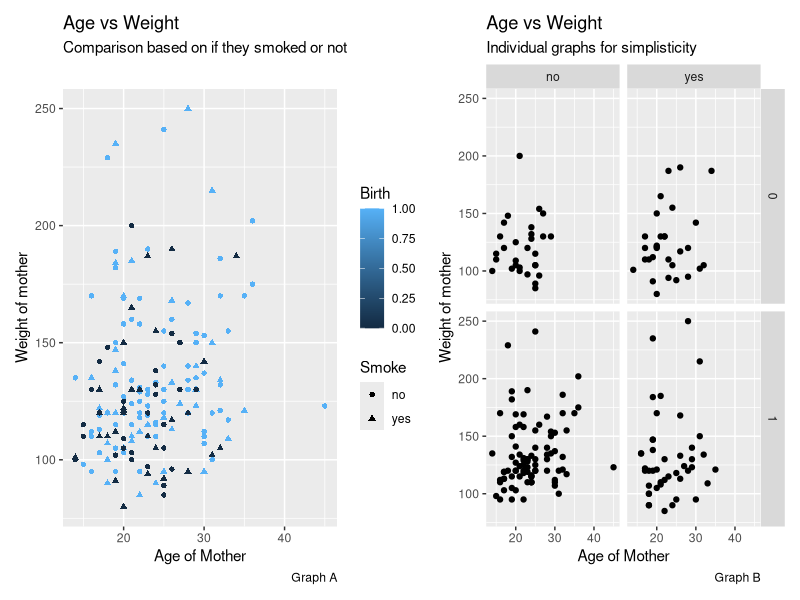
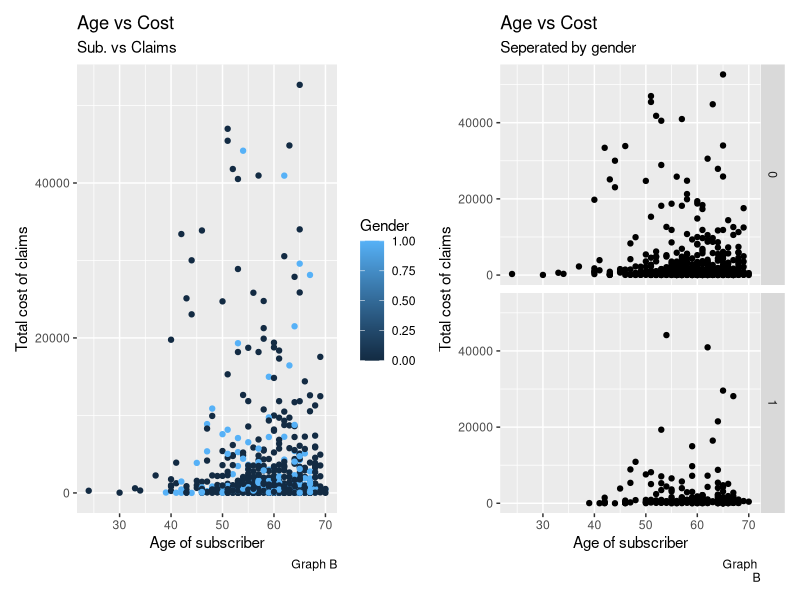
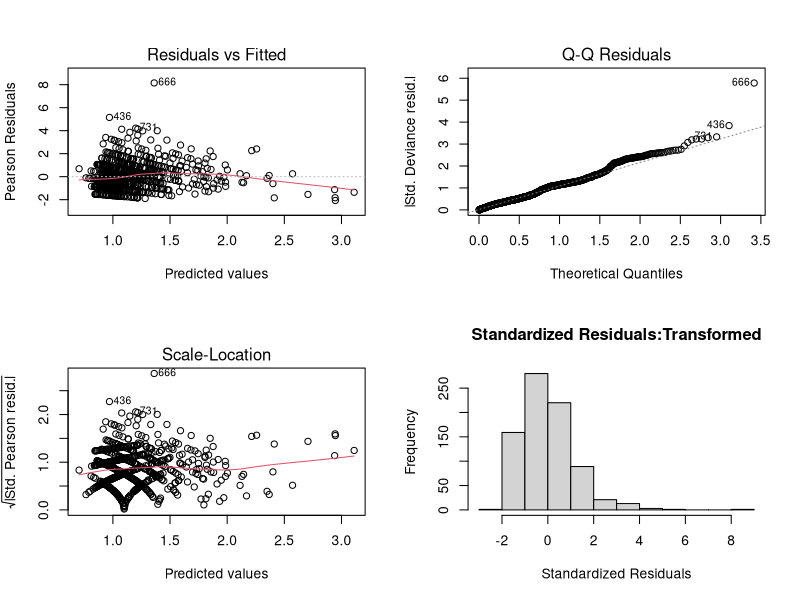
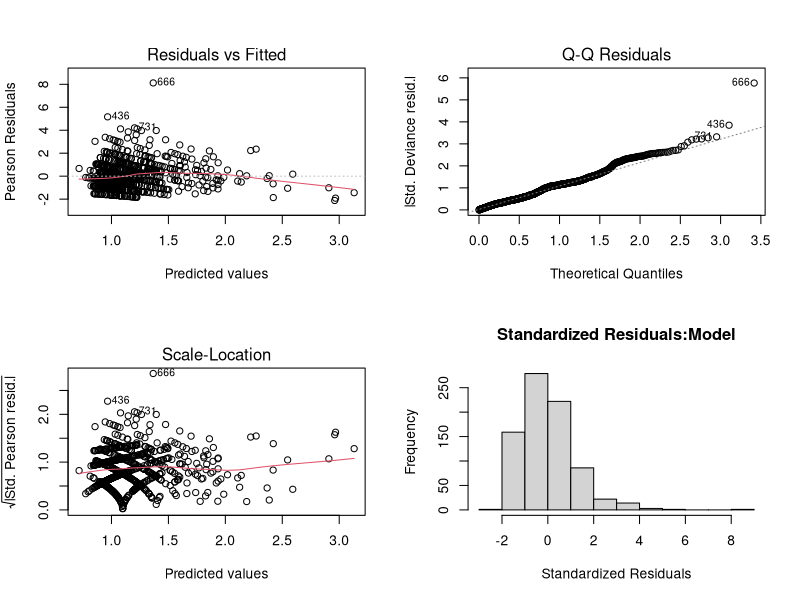
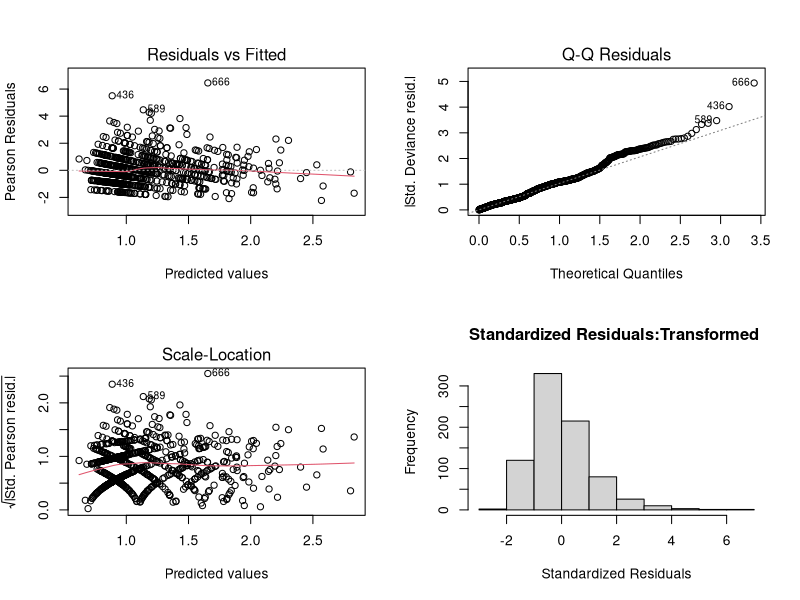
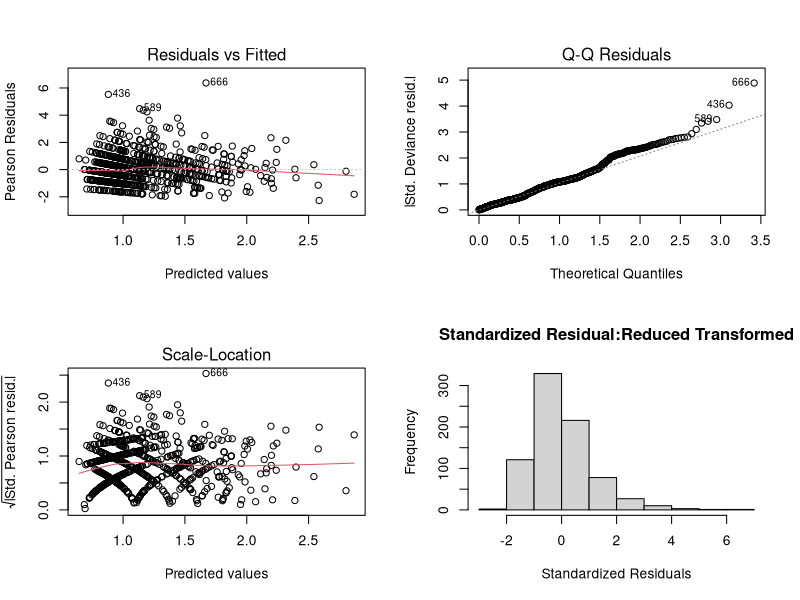

Recreate these plots in R, in order.
## ---- chunk 1
#cuttingoffcode
library(knitr)
opts_chunk$set(tidy.opts=list(width.cutoff=70),tidy=TRUE)
## ---- chunk 2
#library & importing data
library(readxl)
library(tidyverse)
library(patchwork)
library(MASS)
baby <- read_excel("baby.xls")
## ---- chunk 3
summary(baby)
## ---- chunk 4
#analysis for question 1
p = baby %>%
  ggplot()+
  geom_point(mapping = aes(x = age,y = weight,color = birth,shape = smoke))+
  labs(title = "Age vs Weight",subtitle = "Comparison based on if they smoked or not",x = "Age of Mother",y = "Weight of mother",color = "Birth",caption = "Graph A",shape = "Smoke")

b = baby %>%
  ggplot(aes(age, weight)) + 
  geom_point()+
  facet_grid(vars(birth),vars(smoke))+
  labs(title = "Age vs Weight",subtitle = "Individual graphs for simplisticity",x = "Age of Mother",y = "Weight of mother",caption = "Graph B")

p + b
## ---- chunk 5
z = glm(birth~age+weight+factor(smoke)+factor(pre)+factor(hyp)+visits,data=baby,family="binomial")
summary(z)
## ---- chunk 6
x = glm(birth~age+weight+factor(smoke)+factor(pre)+factor(hyp)+visits+age:weight+weight:factor(pre)+weight:factor(hyp),data=baby,family="binomial")
summary(x)
## ---- chunk 7
fit_full=glm(birth~age+weight+factor(smoke)+factor(pre)+factor(hyp)+visits+age:weight+weight:factor(pre)+weight:factor(hyp),data=baby,family="binomial")
fit_reduced=glm(birth~age+weight+factor(smoke)+factor(pre)+factor(hyp)+visits,data=baby,family="binomial")
G2=fit_reduced$deviance-fit_full$deviance
1-pchisq(G2,df=3)
## ---- chunk 8
fit_full=glm(birth~age+weight+factor(smoke)+factor(pre)+factor(hyp)+visits,data=baby,family="binomial")
fit_reduced=glm(birth~age+weight+factor(smoke)+factor(pre)+factor(hyp),data=baby,family="binomial")
G2=fit_reduced$deviance-fit_full$deviance
1-pchisq(G2,df=1)
## ---- chunk 9
step.model <- stepAIC(x, direction = "both", trace = FALSE)
summary(step.model)
## ---- chunk 10
final= glm(formula = birth ~ age + weight + factor(smoke) + factor(pre) + factor(hyp), family = "binomial", data = baby)

summary(final)
## ---- chunk 11
test <- data.frame(
  baby[1:189,1:6]
)
prediction = predict(final,test,type = "response")
lol = ifelse(prediction > .5,1,0)
cbind(prediction,lol,baby$birth)
cool = lol == baby$birth
length(cool[cool==TRUE])
## ---- chunk 12
#Question 2
ischemic <- read_excel("ischemic.xlsx")
## ---- chunk 13

summary(ischemic)

a = ischemic %>%
  ggplot()+
  geom_point(mapping = aes(x = age,y = cost,color = gender))+
  labs(title = "Age vs Cost",subtitle = "Sub. vs Claims",x = "Age of subscriber",y = "Total cost of claims",color = 
         "Gender",caption = "Graph B",shape = "Smoke")

b = ischemic %>%
  ggplot(aes(age, cost)) + 
  geom_point()+
  facet_grid(vars(gender))+
  labs(title = "Age vs Cost",subtitle = "Seperated by gender",x = "Age of subscriber",y = "Total cost of claims",caption = "Graph 
       B")

a+b

## ---- chunk 14

fit_full = glm(visits ~  cost + age + gender + inter + drugs + complications + comorbidities + duration, data = ischemic, family = poisson)

fit_reduced1=glm(visits ~  age + gender + inter + drugs + complications + comorbidities + duration, data = ischemic, family = poisson)

G2=fit_reduced1$deviance-fit_full$deviance #df=1

1-pchisq(G2,df=1) #keep cost

fit_reduced2=glm(visits ~  cost + gender + inter + drugs + complications + comorbidities + duration, data = ischemic, family = poisson)

G2=fit_reduced2$deviance-fit_full$deviance #df=1

1-pchisq(G2,df=1) #keep age

fit_reduced3=glm(visits ~  cost + age + inter + drugs + complications + comorbidities + duration, data = ischemic, family = poisson)

G2=fit_reduced3$deviance-fit_full$deviance #df=1

1-pchisq(G2,df=1) #keep gender

fit_reduced4=glm(visits ~  cost + age + gender + drugs + complications + comorbidities + duration, data = ischemic, family = poisson)

G2=fit_reduced4$deviance-fit_full$deviance #df=1

1-pchisq(G2,df=1) #keep inter

fit_reduced5=glm(visits ~  cost + age + gender + inter + complications + comorbidities + duration, data = ischemic, family = poisson)

G2=fit_reduced5$deviance-fit_full$deviance #df=1

1-pchisq(G2,df=1) #keep drugs

fit_reduced6=glm(visits ~  cost + age + gender + inter + drugs + comorbidities + duration, data = ischemic, family = poisson)

G2=fit_reduced6$deviance-fit_full$deviance #df=1

1-pchisq(G2,df=1) #drop complications

fit_reduced7=glm(visits ~  cost + age + gender + inter + drugs + complications + duration, data = ischemic, family = poisson)

G2=fit_reduced7$deviance-fit_full$deviance #df=1

1-pchisq(G2,df=1) #drop comorbidities

fit_reduced8=glm(visits ~  cost + age + gender + inter + drugs + complications + comorbidities, data = ischemic, family = poisson)

G2=fit_reduced8$deviance-fit_full$deviance #df=1

1-pchisq(G2,df=1) #keep duration

step(fit_full)

summary(fit_full)

resfull = residuals(fit_full, "pearson")
#par(mfrow = c(2,2))
#plot(fit_full ,which= 1)
#plot(fit_full,which= 2)
#plot(fit_full,which= 3)

#hist(resfull, main = "Standardized Residuals:Transformed", xlab = "Standardized Residuals")
## ---- chunk 15

redmod = glm(visits ~  cost + age + gender + inter + drugs + duration, data = ischemic, family = poisson)

summary(redmod)

step(redmod)

#plot(redmod)

resredmod = residuals(redmod, "pearson")


#par(mfrow = c(2,2))
#plot(redmod ,which= 1)
#plot(redmod,which= 2)
#plot(redmod,which= 3)
#hist(resredmod, main = "Standardized Residuals:Model", xlab = "Standardized Residuals")
## ---- chunk 16

newcost = sqrt(ischemic$cost)

newage = sqrt(ischemic$age)

newinter = sqrt(ischemic$inter)

newdrug = sqrt(ischemic$drugs)

newcomp = sqrt(ischemic$complications)

newcomorb = sqrt(ischemic$comorbidities)

newdur = sqrt(ischemic$duration)

newmod = glm(visits ~  newcost + newage + gender + newinter + newdrug + newcomp + newcomorb + newdur, data = ischemic, family = poisson)

fit_red1=glm(visits ~  newage + gender + newinter + newdrug + newcomp + newcomorb + newdur, data = ischemic, family = poisson)

G2=fit_red1$deviance-newmod$deviance #df=1

1-pchisq(G2,df=1) #keep cost

fit_red2=glm(visits ~  newcost + gender + newinter + newdrug + newcomp + newcomorb + newdur, data = ischemic, family = poisson)

G2=fit_red2$deviance-newmod$deviance #df=1

1-pchisq(G2,df=1) #keep age

fit_red3=glm(visits ~  newcost + newage + newinter + newdrug + newcomp + newcomorb + newdur, data = ischemic, family = poisson)

G2=fit_red3$deviance-newmod$deviance #df=1

1-pchisq(G2,df=1) #keep gender

fit_red4=glm(visits ~  newcost + newage + gender + newdrug + newcomp + newcomorb + newdur, data = ischemic, family = poisson)

G2=fit_red4$deviance-newmod$deviance #df=1

1-pchisq(G2,df=1) #drop inter

fit_red5=glm(visits ~  newcost + newage + gender + newinter + newcomp + newcomorb + newdur, data = ischemic, family = poisson)

G2=fit_red5$deviance-newmod$deviance #df=1

1-pchisq(G2,df=1) #keep drugs

fit_red6=glm(visits ~  newcost + newage + gender + newinter + newdrug + newcomorb + newdur, data = ischemic, family = poisson)

G2=fit_red6$deviance-newmod$deviance #df=1

1-pchisq(G2,df=1) #drop complications

fit_red7=glm(visits ~  newcost + newage + gender + newinter + newdrug + newcomp + newdur, data = ischemic, family = poisson)

G2=fit_red7$deviance-newmod$deviance #df=1

1-pchisq(G2,df=1) #drop comorbidities

fit_red8=glm(visits ~  newcost + newage + gender + newinter + newdrug + newcomp + newcomorb, data = ischemic, family = poisson)

G2=fit_red8$deviance-newmod$deviance #df=1

1-pchisq(G2,df=1) #keep duration

redmod2 = glm(visits ~  newcost + newage + gender + newdrug + newcomp + newcomorb + newdur, data = ischemic, family = poisson)

redmod3 = glm(visits ~  newcost + newage + gender + newdrug + newdur, data = ischemic, family = poisson)

summary(newmod)

summary(redmod2)

summary(redmod3)

step(newmod)

step(redmod2)

step(redmod3)

#plot(newmod)


resnewmod = residuals(newmod, "pearson")

#par(mfrow = c(2,2))
#plot(newmod ,which= 1)
#plot(newmod,which= 2)
#plot(newmod,which= 3)

#hist(resnewmod, main = "Standardized Residuals:Transformed ", xlab = "Standardized Residuals")

## ---- chunk 17
#plot(redmod2)
#par(mfrow = c(2,2))
#plot(redmod2 ,which= 1)
#plot(redmod2,which= 2)
#plot(redmod2,which= 3)
resmod2 = residuals(redmod2, "pearson")

#hist(resmod2, main = "Standardized Residual:Reduced Transformed", xlab = "Standardized Residuals")

redmod4 = glm(visits ~  newcost + newage + gender + newdrug + newcomp + newcomorb + newdur + inter, data = ischemic, family = poisson)

step(redmod4)

## ---- chunk 18

par(mfrow = c(2,2))
plot(fit_full ,which= 1)
plot(fit_full,which= 2)
plot(fit_full,which= 3)

hist(resfull, main = "Standardized Residuals:Transformed", xlab = "Standardized Residuals")

par(mfrow = c(2,2))
plot(redmod ,which= 1)
plot(redmod,which= 2)
plot(redmod,which= 3)
hist(resredmod, main = "Standardized Residuals:Model", xlab = "Standardized Residuals")

par(mfrow = c(2,2))
plot(newmod ,which= 1)
plot(newmod,which= 2)
plot(newmod,which= 3)

hist(resnewmod, main = "Standardized Residuals:Transformed ", xlab = "Standardized Residuals")

par(mfrow = c(2,2))
plot(redmod2 ,which= 1)
plot(redmod2,which= 2)
plot(redmod2,which= 3)

hist(resmod2, main = "Standardized Residual:Reduced Transformed", xlab = "Standardized Residuals")



